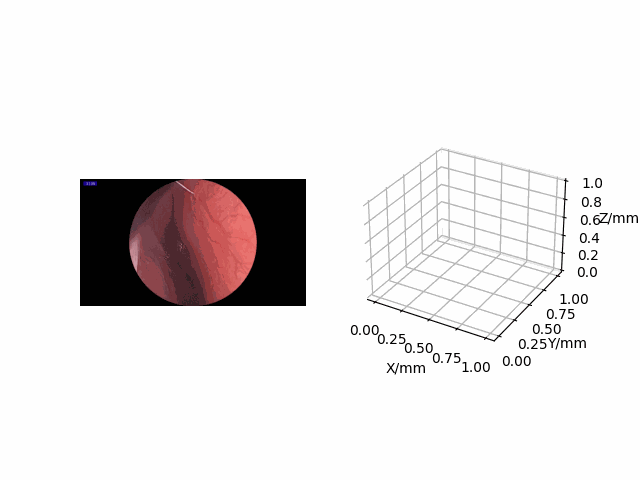
#> input picture vis_data/2.gif, 640 x 480 px, given in place of 2.jpg, which was not available
$ python try.py
#> lines starting #> are read from the running program, lines starting #| are printed output that depends on the picture; after the words box and inside, x2 and y2 are one past the last pixel; in counts of white or black regions, pixels touching at a corner belong together; pictures that were not available may be replaced by others from this repository, and a replacement may not be noted
import numpy as np
import cv2


img1 = cv2.imread('/home/slj/EndoTraj/NEPose-main/data/chenkun/chenkun_01/lower/2.jpg')
#> img1 is the input picture: shape (480, 640, 3); mean B, G, R 230.8, 230.6, 233.8
img2 = cv2.imread('/home/slj/EndoTraj/NEPose-main/data/chenkun/chenkun_01/lower/4.jpg')
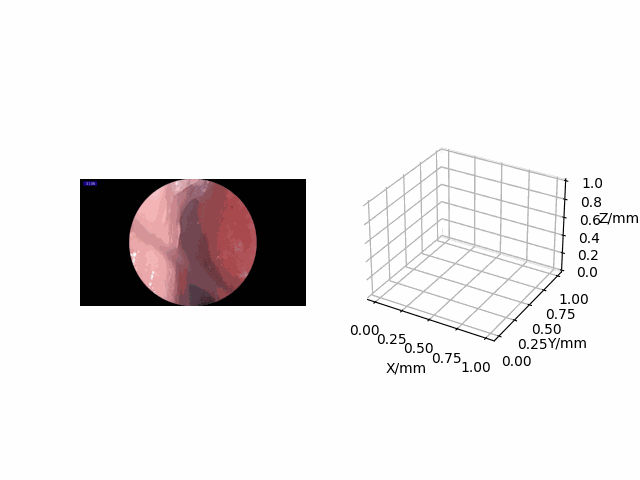
#> input picture vis_data/4.gif, 640 x 480 px, given in place of 4.jpg, which was not available
#> img2 is the input picture: shape (480, 640, 3); mean B, G, R 232.3, 232, 234.7
mask = np.zeros_like(img1)
img1 = cv2.cvtColor(img1, cv2.COLOR_BGR2GRAY)
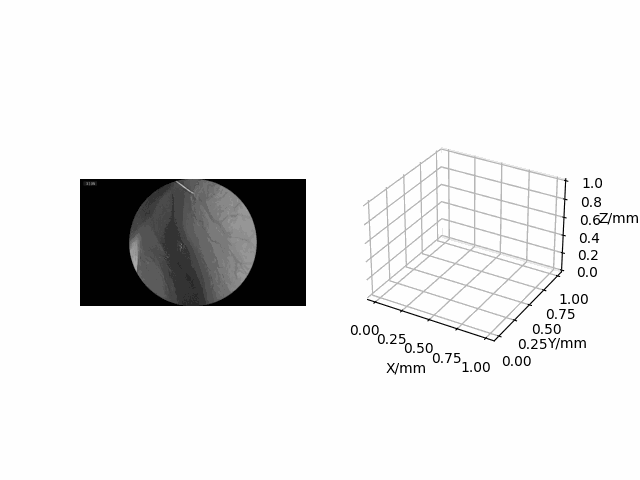
#> img1: shape (480, 640); min 1, max 254, mean 231.6
img2 = cv2.cvtColor(img2, cv2.COLOR_BGR2GRAY)
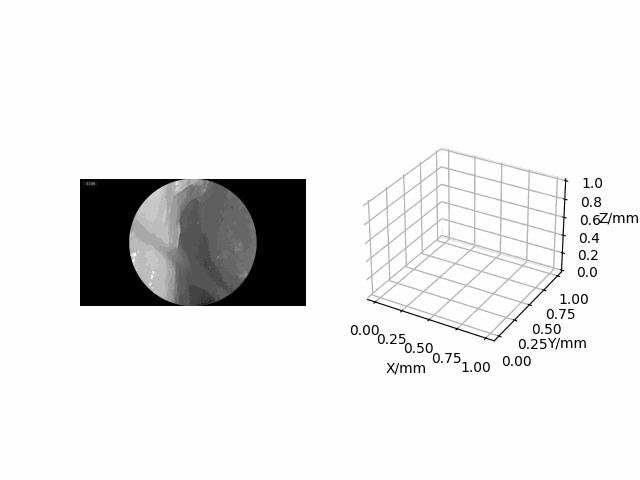
#> img2: shape (480, 640); min 1, max 254, mean 232.9
TVL1 = cv2.optflow.DualTVL1OpticalFlow_create()
flow_xy = TVL1.calc(img1, img2, None)

# assert flow_xy.dtype == np.float32
#
# flow_xy = (flow_xy + 15) * (255.0 / (2 * 15))
# flow_xy = np.round(flow_xy).astype(int)
# flow_xy[flow_xy >= 255] = 255
# flow_xy[flow_xy <= 0] = 0

mag, ang = cv2.cartToPolar(flow_xy[:, :, 0], flow_xy[:, :, 1])
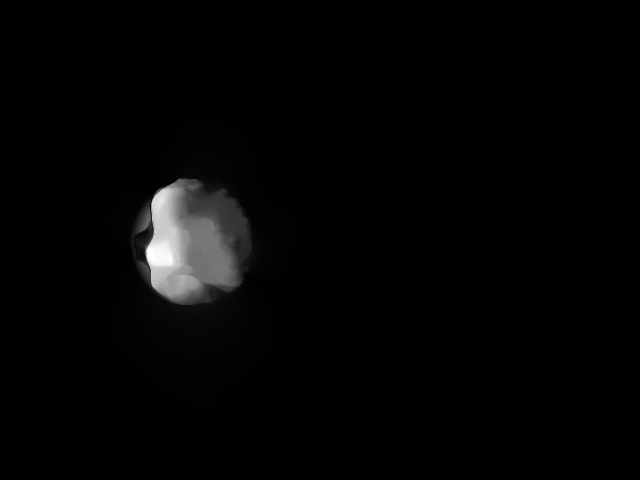
#> mag: shape (480, 640) float32; min 7.71e-06, max 36.43, mean 0.7; drawn with min black and max white
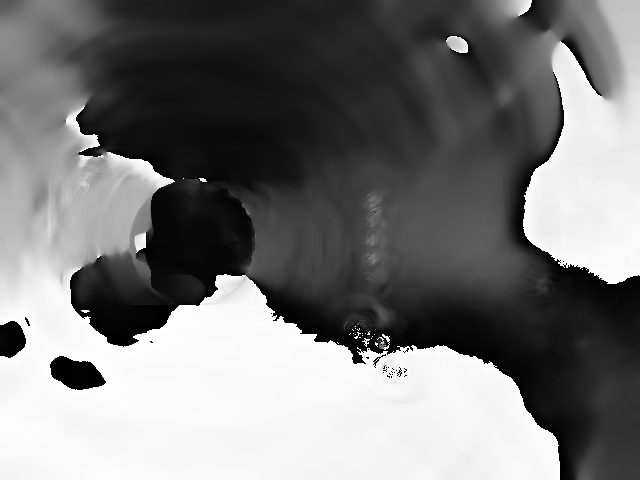
#> ang: shape (480, 640) float32; min 5.95e-06, max 6.28, mean 2.99; drawn with min black and max white
mask[:, :, 0] = ang * 180 / np.pi / 2  # 角度
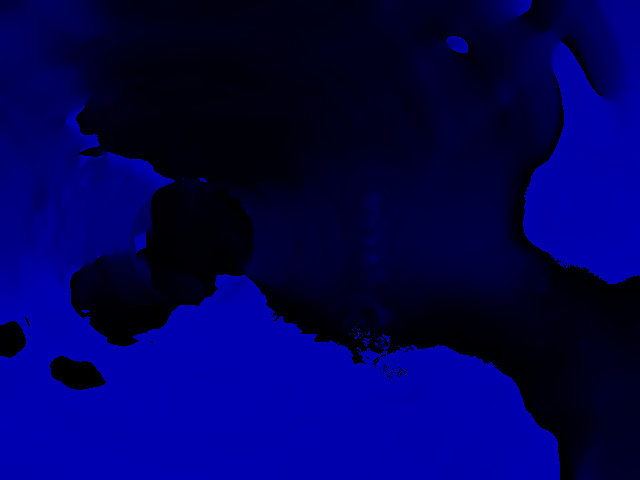
#> mask: shape (480, 640, 3); mean of channels 0, 1, 2 85.1, 0, 0; drawn as B, G, R
mask[:, :, 2] = cv2.normalize(mag, None, 0, 255, cv2.NORM_MINMAX)
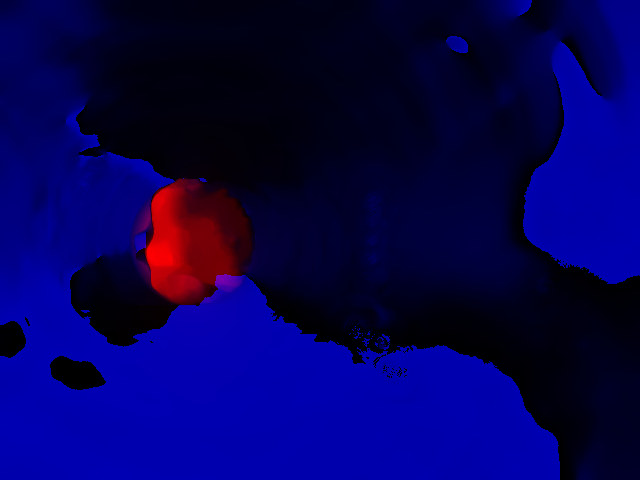
#> mask: shape (480, 640, 3); 19.99% of pixels changed, all inside (x1, y1, x2, y2) = (75, 96, 320, 480); drawn as B, G, R
flow = cv2.cvtColor(mask, cv2.COLOR_HSV2BGR)

cv2.imshow('flow', flow)
cv2.waitKey()
cv2.destroyAllWindows()
